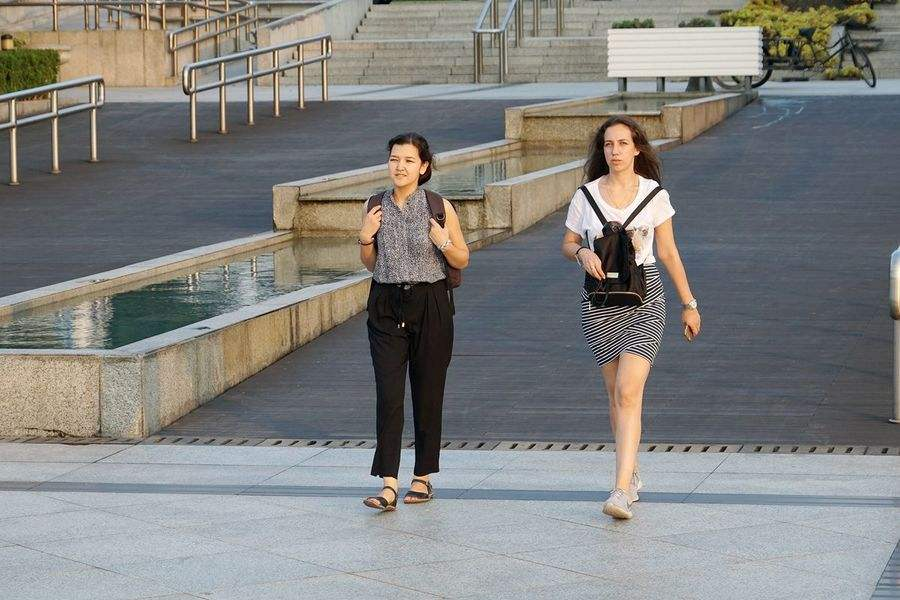
#> input picture 1.jpg, 900 x 600 px
$ python extraction1.py
#> lines starting #> are read from the running program, lines starting #| are printed output that depends on the picture; after the words box and inside, x2 and y2 are one past the last pixel; in counts of white or black regions, pixels touching at a corner belong together
#目标轮廓提取算法1,


import cv2
import numpy as np
import matplotlib.pyplot as plt
from PIL import Image


#图片二值化
def get_binary_img(img):
    # gray img to bin image
    bin_img = np.zeros(shape=(img.shape), dtype=np.uint8)
    h = img.shape[0]
    w = img.shape[1]
    for i in range(h):
        for j in range(w):
            bin_img[i][j] = 255 if img[i][j] > 127 else 0
    return bin_img

#图片轮廓提取
def get_contour(bin_img):
    # get contour
    contour_img = np.zeros(shape=(bin_img.shape), dtype=np.uint8)
    contour_img += 255
    h = bin_img.shape[0]
    w = bin_img.shape[1]
    for i in range(1, h - 1):
        for j in range(1, w - 1):
            if (bin_img[i][j] == 0):
                contour_img[i][j] = 0
                sum = 0
                sum += bin_img[i - 1][j + 1]
                sum += bin_img[i][j + 1]
                sum += bin_img[i + 1][j + 1]
                sum += bin_img[i - 1][j]
                sum += bin_img[i + 1][j]
                sum += bin_img[i - 1][j - 1]
                sum += bin_img[i][j - 1]
                sum += bin_img[i + 1][j - 1]
                if sum == 0:
                    contour_img[i][j] = 255

    return contour_img


#读入彩色照片
img_name = "1.jpg"
img = cv2.imread(img_name)
#> img is the input picture: shape (600, 900, 3); mean B, G, R 127.3, 129.4, 129.8


#彩色图片灰度化
gray_img = cv2.cvtColor(img,cv2.COLOR_BGR2GRAY)
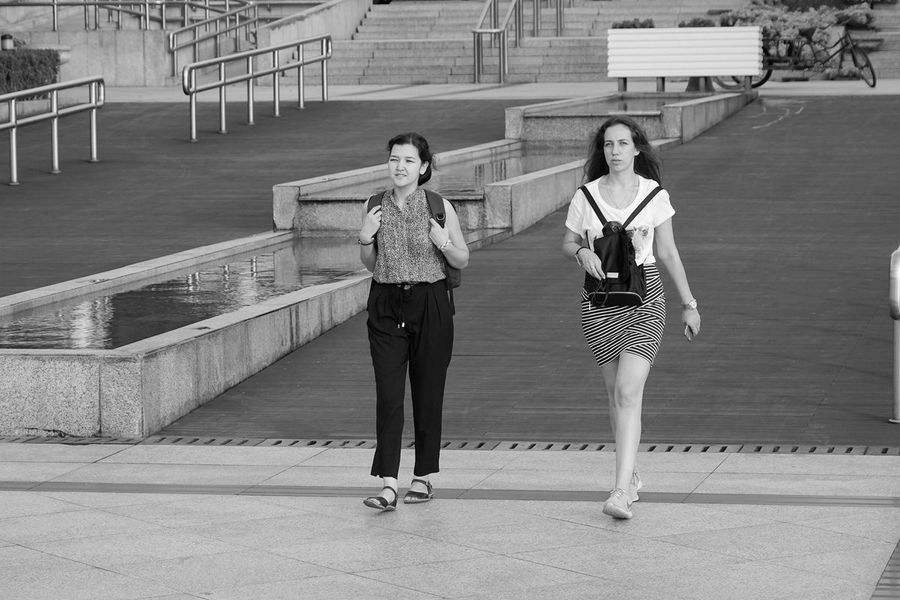
#> gray_img: shape (600, 900); min 0, max 255, mean 129.3

#灰度图片二值化
bin_img = get_binary_img(gray_img)
#> after the loop in get_binary_img, `for i in range(h):`:
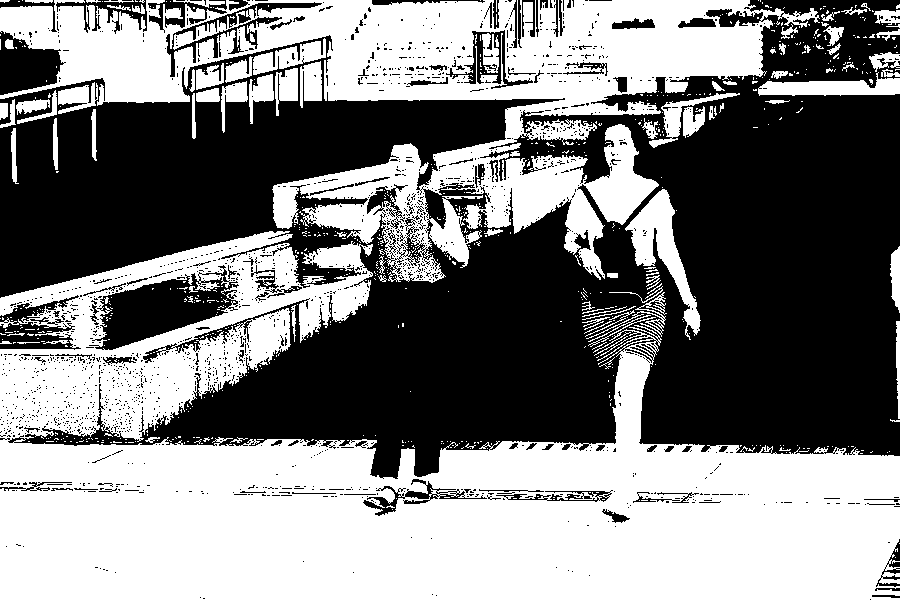
#> bin_img: shape (600, 900); 50.7% white; 1748 black regions (1647 under 20 px), largest, box (x1, y1, x2, y2) and area: (0, 0, 900, 479) 237978, (89, 265, 239, 350) 5915, (0, 31, 66, 95) 2609

#图片轮廓提取
contour_img = get_contour(bin_img)
#> after the loop in get_contour, `for i in range(1, h - 1):`:
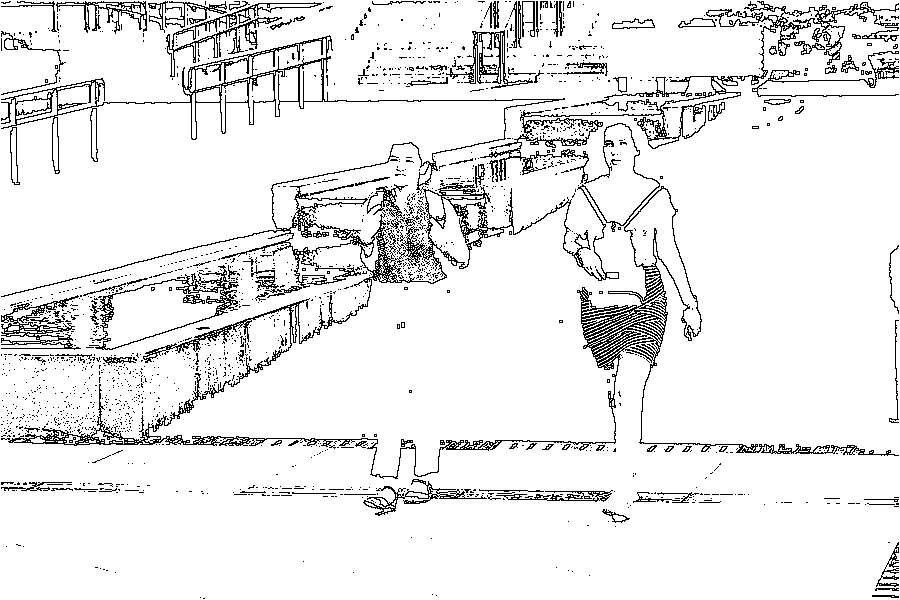
#> contour_img: shape (600, 900); 91.8% white; black in thin lines or dots

output = Image.fromarray(contour_img)
output.show()

$ run again, with human.jpg copied over 1.jpg
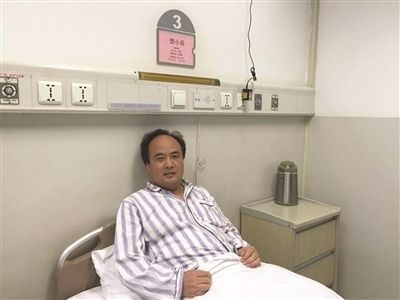
#> input picture human.jpg, 400 x 300 px
#> img is the input picture: shape (300, 400, 3); mean B, G, R 170.3, 182.8, 193.7
#> after the loop in get_binary_img, `for i in range(h):`:
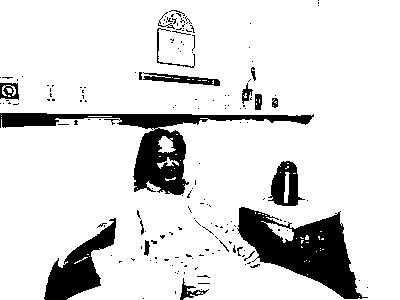
#> bin_img: shape (300, 400); 86.6% white; 171 black regions (151 under 20 px), largest, box (x1, y1, x2, y2) and area: (237, 207, 368, 299) 5519, (0, 113, 314, 195) 5086, (44, 218, 116, 300) 2404
#> after the loop in get_contour, `for i in range(1, h - 1):`:
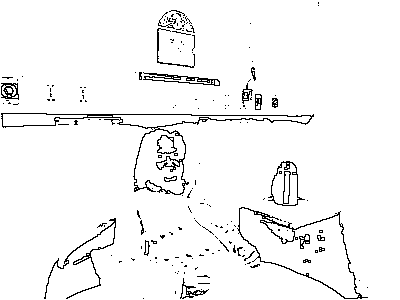
#> contour_img: shape (300, 400); 96% white; black in thin lines or dots
